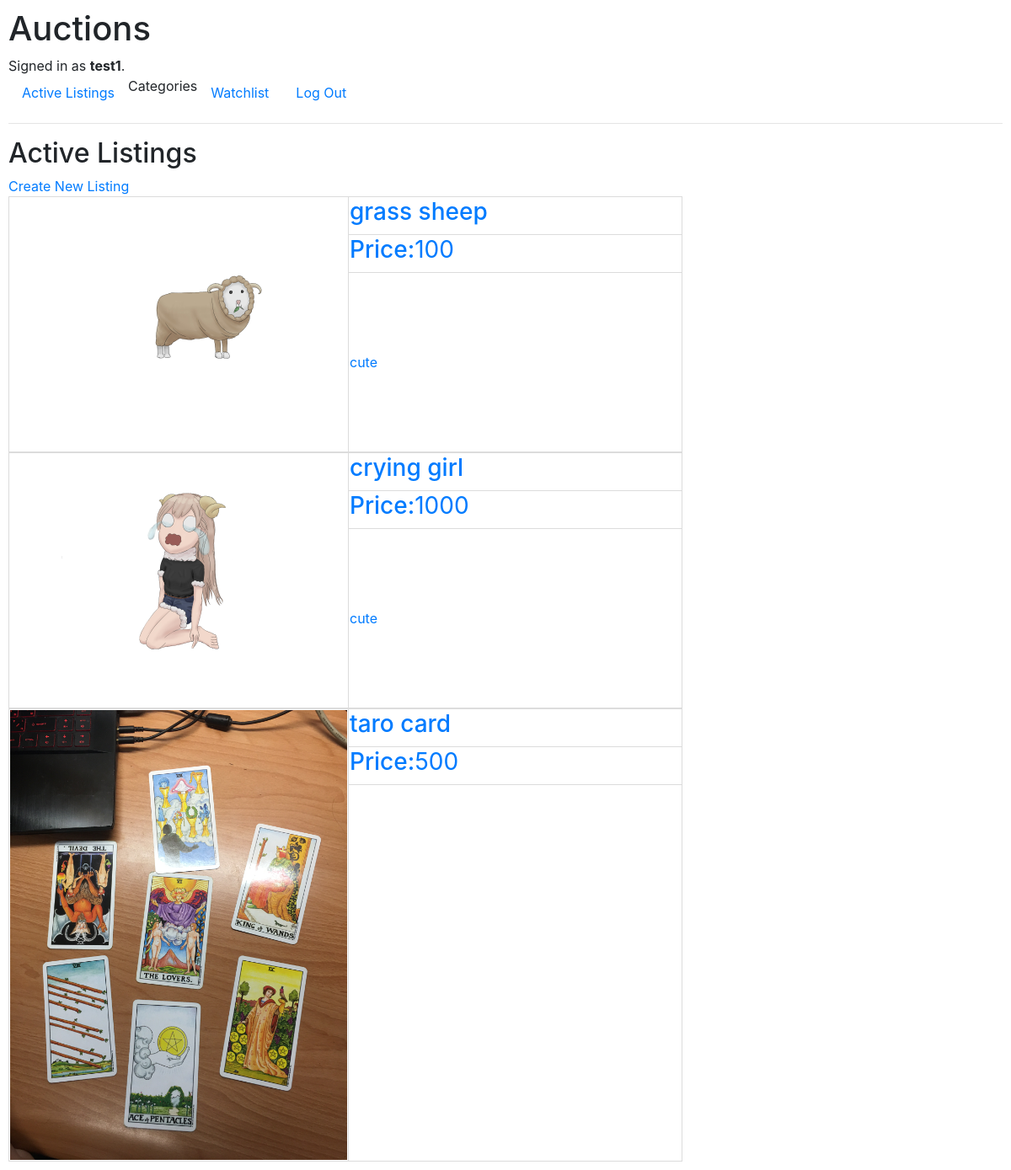
Screenshot of / (signed in) with the database file from the repository.
### auctions/models.py (models this page shows, shortened)
class User(AbstractUser):
    pass

class AuctionList(models.Model):
    title = models.CharField(max_length=64)
    image = models.ImageField(upload_to="items")
    description = models.CharField(max_length=128)
    type = models.CharField(max_length=16)
    starting_bid = models.IntegerField()
    owner = models.ForeignKey(User, on_delete=models.CASCADE, related_name="my_selling_items")
    is_closed = models.BooleanField(default=False)

### auctions/views.py (the view)
# urls.py: path("", views.index, name="index"),
def index(request):
    return render(request, "auctions/index.html", {
        "items":AuctionList.objects.all(),
        "title":"Active Listings",
    })

### auctions/templates/auctions/index.html
{% extends "auctions/layout.html" %}
{% block body %}
    <h2>{{ title }}</h2>
    {% if not used_for_watchlist %}
    <a href="{% url 'create_item' %}">Create New Listing</a>
    {% endif %}
    <br>
    {% for item in items %}
    <a href="{% url 'listing' item.id %}">
        <table class="listing_table" width="800px">
            <tr>
                <td rowspan="5" width="400px">
                    <img src="{{item.image.url}}", width="400">
                </td>
                <td height="20vw">
                    <h3>{{ item.title }}</h3>
                </td>
            </tr>
            <tr>
                <td height="20vw">
                    <h3>Price:<span class="not_bold">{{ item.starting_bid }}</span></h3>
                </td>
            </tr>
            <tr>
                <td rowspan="3">
                    {{ item.description }}
                </td>
            </tr>
        </table>
    </a>
    {% endfor %}
{% endblock %}

### auctions/templates/auctions/layout.html (shortened to what this page needs)
{% load static %}
<!DOCTYPE html>
<html lang="en">
    <head>
        <link rel="stylesheet" href="https://stackpath.bootstrapcdn.com/bootstrap/4.4.1/css/bootstrap.min.css">
        <link href="{% static 'auctions/styles.css' %}" rel="stylesheet">
    </head>
    <body>
        <h1>Auctions</h1>
        <div>
            {% if user.is_authenticated %}
                Signed in as <strong>{{ user.username }}</strong>.
            {% else %}
                Not signed in.
            {% endif %}
        </div>
        <ul class="nav">
            <li class="nav-item">
                <a class="nav-link" href="{% url 'index' %}">Active Listings</a>
            </li>
            <li>
                Categories
            </li>
            {% if user.is_authenticated %}
                <li class="nav-item">
                    <a class="nav-link" href="{% url 'watchlist' user.id %}">Watchlist</a>
                </li>
                <li class="nav-item">
                    <a class="nav-link" href="{% url 'logout' %}">Log Out</a>
                </li>
            {% endif %}
        </ul>
        <hr>
        {% block body %}
        {% endblock %}
    </body>
</html>

### auctions/static/auctions/styles.css (style rules this page uses)
body { padding: 10px; }
.not_bold { font-weight: normal; }
.listing_table { border: 1px solid gainsboro; }
td { border: 1px solid gainsboro; }

### rows the page displays
User: username "test1"
AuctionList: image (picture), title "grass sheep", starting_bid "100", description "cute"
AuctionList: image (picture), title "crying girl", starting_bid "1000", description "cute"
AuctionList: image (picture), title "taro card", starting_bid "500"

### other values shown
{{ title }} "Active Listings"
